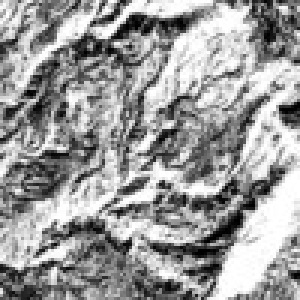
#> input picture examples/wildfire/wildfire_fuel.jpg, 100 x 100 px, given in place of map.png, which was not available (shown 3 times larger)
$ python convert_to_bmp.py
#> lines starting #> are read from the running program, lines starting #| are printed output that depends on the picture; pictures that were not available may be replaced by others from this repository, and a replacement may not be noted
# note: just use `python3 convert_to_bmp.py`. default input: map.png, default output: wildfire_fuel.bmp saved both to current dir and 2 levels above

from PIL import Image
import numpy as np
import os
from PIL import ImageEnhance

input_path = "map.png"
output_name = "wildfire_fuel.bmp"

output_local = os.path.join(".", output_name)
output_upper = os.path.join("..", "..", output_name)

img = Image.open(input_path).convert("RGB")
r, g, b = [np.array(c, dtype=np.float32) / 255.0 for c in img.split()]

green_index = g / (0.3 + 0.7 * (r + b) / 2)
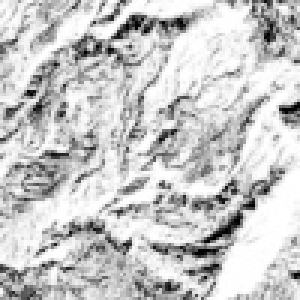
#> green_index: shape (100, 100) float32 (shown 3 times larger); min 0, max 1, mean 0.784
green_index = np.clip(green_index, 0, 1)

enhanced = green_index ** 0.5
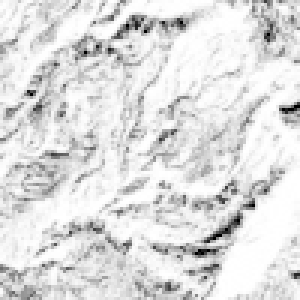
#> enhanced: shape (100, 100) float32 (shown 3 times larger); min 0, max 1, mean 0.873

enhanced = np.power(enhanced, 2.2)

enhanced = (enhanced - enhanced.min()) / (enhanced.max() - enhanced.min() + 1e-8)
enhanced = np.clip((enhanced - 0.2) * 2.5, 0, 1)
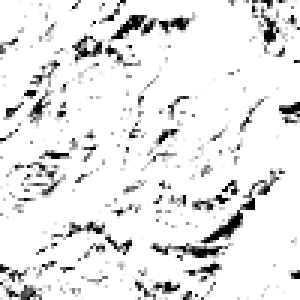
#> enhanced: shape (100, 100) float32 (shown 3 times larger); min 0, max 1, mean 0.907
gamma = 1
enhanced = np.power(enhanced, gamma)

gray = (enhanced * 255).astype(np.uint8)
gray_img = Image.fromarray(gray)

enhancer = ImageEnhance.Contrast(gray_img)
gray_img = enhancer.enhance(3.0)
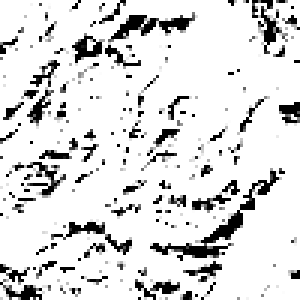
#> gray_img: PIL image 100x100 L (shown 3 times larger); min 0, max 255, mean 220

gray_resized = gray_img.resize((100, 100), Image.BILINEAR)

gray_resized.save(output_local)
gray_resized.save(output_upper)

print(f"Fuel map saved:\n - {output_local}\n - {output_upper}")
